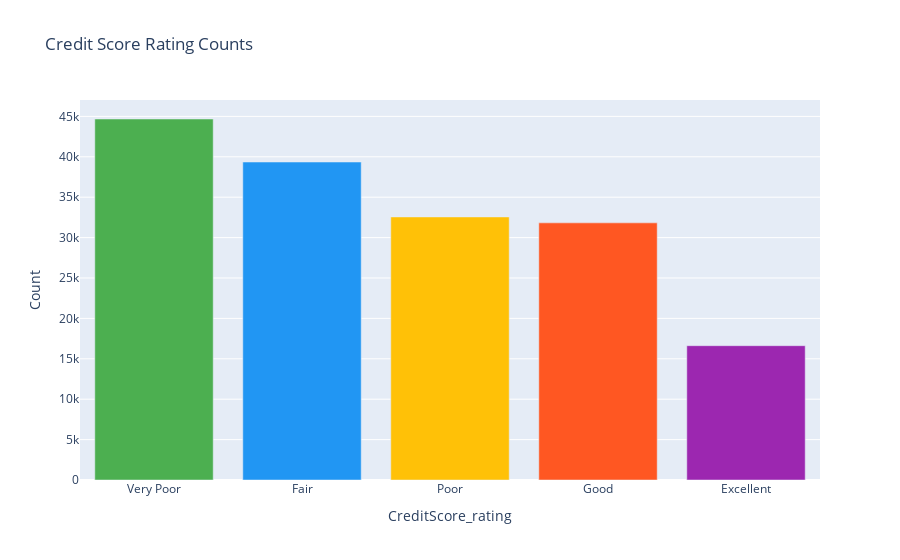

The cell this chart's notebook holds for it:
### Code cell
credit_score_counts.columns = ["CreditScore_rating", "Count"]

# want to add color
fig = px.bar(credit_score_counts, x="CreditScore_rating", y="Count", title="Credit Score Rating Counts")

# Add color to the plot
fig.update_traces(marker_color=['#4CAF50', '#2196F3', '#FFC107', '#FF5722', '#9C27B0'])

# Show the plot
fig.show()

### Figure 1 — Plotly figure (JSON) as saved in the notebook; plotly's stock layout.template omitted (floating-point values rounded to 4 significant figures)
{"data": [{"alignmentgroup": "True", "hovertemplate": "CreditScore_rating=%{x}<br>Count=%{y}<extra></extra>", "legendgroup": "", "marker": {"color": ["#4CAF50", "#2196F3", "#FFC107", "#FF5722", "#9C27B0"], "pattern": {"shape": ""}}, "name": "", "offsetgroup": "", "orientation": "v", "showlegend": false, "textposition": "auto", "type": "bar", "x": ["Very Poor", "Fair", "Poor", "Good", "Excellent"], "xaxis": "x", "y": [44678, 39354, 32557, 31824, 16621], "yaxis": "y"}], "layout": {"barmode": "relative", "legend": {"tracegroupgap": 0}, "title": {"text": "Credit Score Rating Counts"}, "xaxis": {"anchor": "y", "domain": [0, 1], "title": {"text": "CreditScore_rating"}}, "yaxis": {"anchor": "x", "domain": [0, 1], "title": {"text": "Count"}}}}
